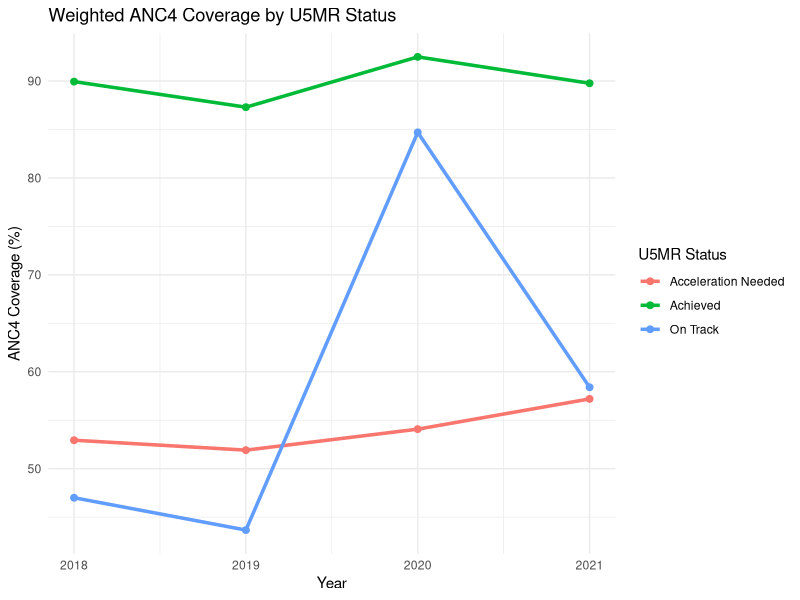
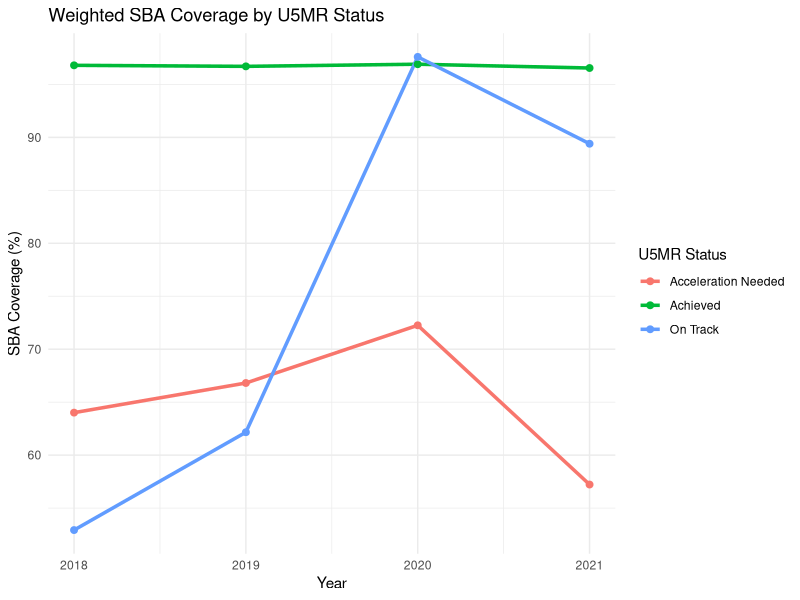

Write R code to recreate these figures, in order.
## ---- chunk 1
knitr::opts_chunk$set(echo = FALSE, warning = FALSE, message = FALSE)

library(tidyverse)
library(readr)
library(here)

anc_summary <- read_csv(here("04_outputs", "anc_summary.csv"))
sba_summary <- read_csv(here("04_outputs", "sba_summary.csv"))
## ---- chunk 2
ggplot(anc_summary, aes(x = year, y = weighted_anc4, color = status)) +
  geom_line(size = 1.2) +
  geom_point(size = 2) +
  labs(
    title = "Weighted ANC4 Coverage by U5MR Status",
    x = "Year",
    y = "ANC4 Coverage (%)",
    color = "U5MR Status"
  ) +
  theme_minimal()
## ---- chunk 3
ggplot(sba_summary, aes(x = year, y = weighted_sba, color = status)) +
  geom_line(size = 1.2) +
  geom_point(size = 2) +
  labs(
    title = "Weighted SBA Coverage by U5MR Status",
    x = "Year",
    y = "SBA Coverage (%)",
    color = "U5MR Status"
  ) +
  theme_minimal()
## ---- chunk 4
left_join(anc_summary, sba_summary, by = c("year", "status")) %>%
  arrange(desc(year)) %>%
  select(year, status, weighted_anc4, weighted_sba, n_countries.x) %>%
  rename(
    `Year` = year,
    `Status` = status,
    `ANC4 (%)` = weighted_anc4,
    `SBA (%)` = weighted_sba,
    `# Countries` = n_countries.x
  ) %>%
  knitr::kable(digits = 1, caption = "Weighted ANC4 and SBA Coverage by Year and U5MR Status")
